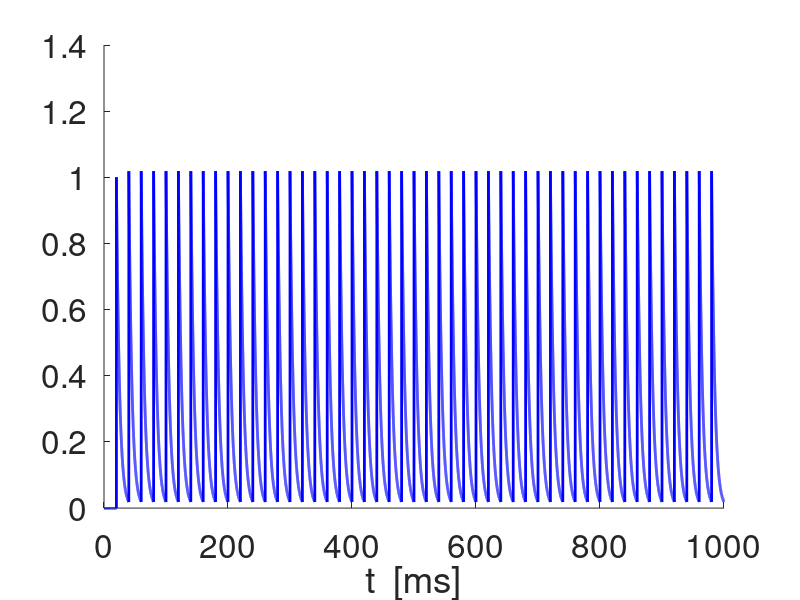
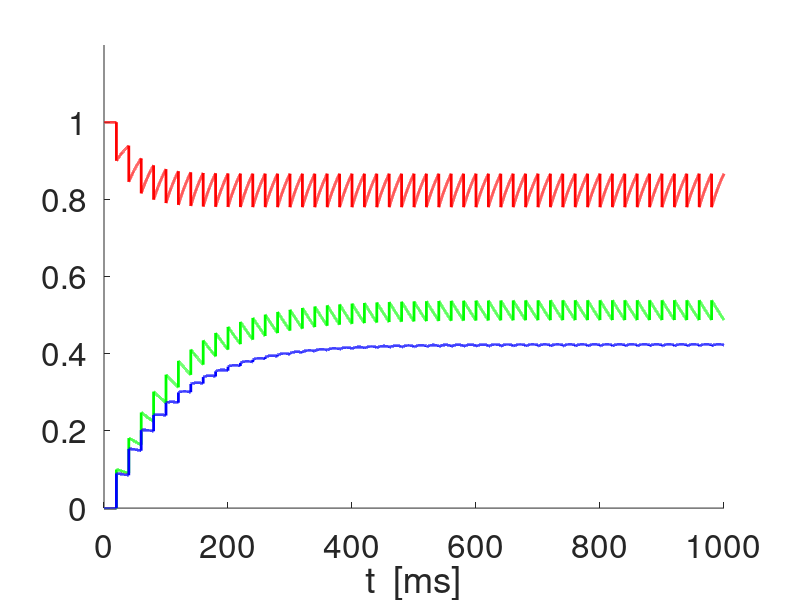
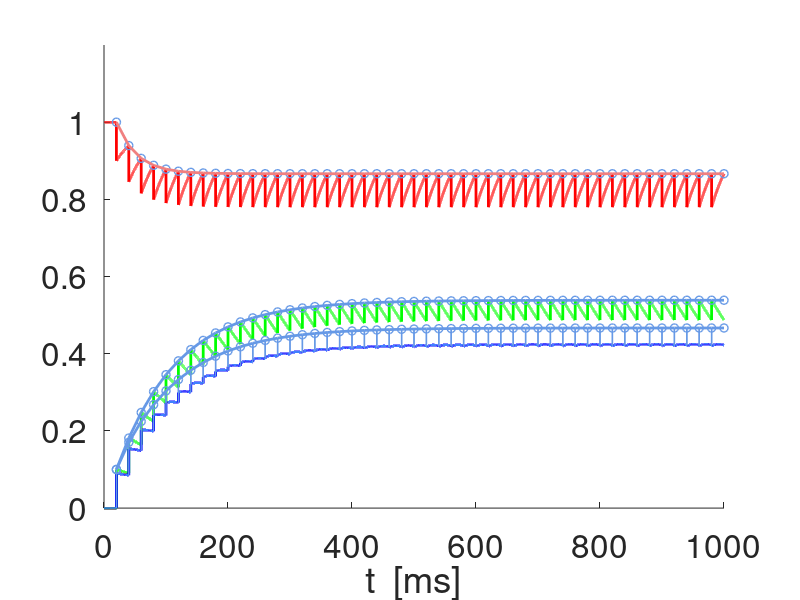
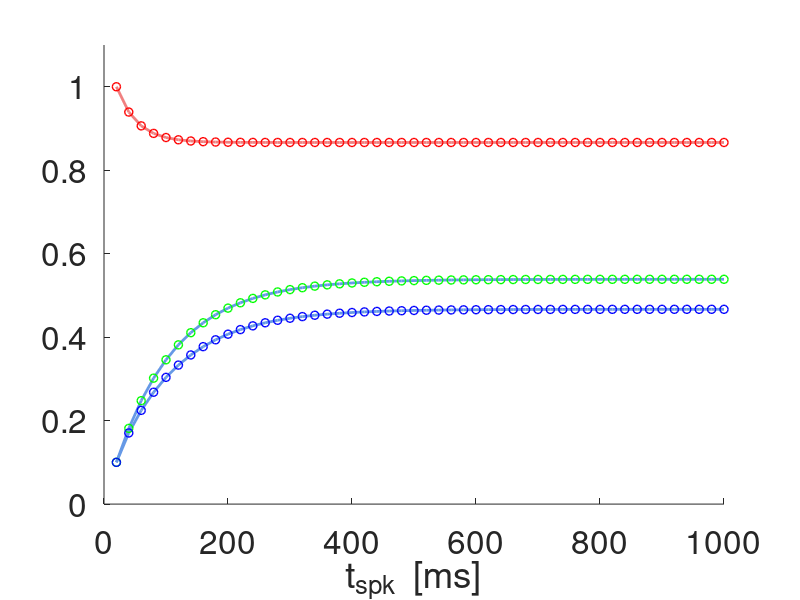

The MATLAB source for these figures, in order:
% 2020-01-08

% Synaptic depression and facilitation models 
% (Dayan & Abbott, see Ermentrout & Terman book, Chapter 7) 

clearvars;
close all;

lightblueish = [.4 .6 .9];
lightcoral = [0.94 0.5 0.5];
lightgray = [.7 .7 .7];

% Parameters

taudec = 5;
taudep = 40;
taufac = 200;
adep = 0.1;
afac = 0.1;
Xinf = 1;
Zinf = 0;

% Time definitions

Tmax = 1000;
dt = 0.01;
t = 0:dt:Tmax;

% Input spike definitions

SpkFreqin = 50;
SpkPerin = 1000/SpkFreqin;
Nspk = floor(Tmax/SpkPerin);
tspk = (1:Nspk)*SpkPerin;



% Synaptic dynamics (no short-term plasticity)

S = zeros(1,length(t));

jspk = 1;
for j=1:length(t)-1
    k1s = -S(j)/taudec;
    as = S(j)+k1s*dt;
    k2s = -as/taudec;
    S(j+1) = S(j)+(k1s+k2s)*dt/2;
    if t(j)> tspk(jspk)
        S(j+1) = S(j+1)+1;
        jspk = jspk+1;
    end
end

figure
hold on
plot(t,S,'-b','linewidth',2);
set(gca,'fontsize',24);
xlabel('t  [ms]');

% Synaptic short-term plasticity

x = zeros(1,length(t));
z = zeros(1,length(t));

x(1) = 1;
z(1) = 0;
jspk = 1;
for j=1:length(t)-1
    k1x = (Xinf-x(j))/taudep;
    k1z = (Zinf-z(j))/taufac;
    ax = x(j)+k1x*dt;
    az = z(j)+k1z*dt;
    k2x = (Xinf-ax)/taudep;
    k2z = (Zinf-az)/taufac;
    x(j+1) = x(j)+(k1x+k2x)*dt/2;
    z(j+1) = z(j)+(k1z+k2z)*dt/2;
    if t(j)>= tspk(jspk)
        x(j+1) = x(j+1)-adep*x(j);
        z(j+1) = z(j+1)+afac*(1-z(j+1));
        jspk = jspk+1;
    end
end

m(1) = 0;
for j=2:length(t)
    m(j) = x(j-1)*z(j);
end

% x-, z- and m-traces (m=DeltaS)

figure
hold on
plot(t,x,'-r','linewidth',2);
plot(t,z,'-g','linewidth',2);
plot(t,x.*z,'-b','linewidth',2);
axis([0 Tmax 0 1.2]);
set(gca,'fontsize',24);
xlabel('t  [ms]');

% x-, z- and m-traces (m=DeltaS) + peaks

figure
hold on
plot(t,x,'-r','linewidth',2);
plot(t,z,'-g','linewidth',2);
plot(t,x.*z,'-b','linewidth',2);
plot(t,m,'-','Color',lightblueish,'linewidth',1);
%plot(t,m,'-b','linewidth',2);
axis([0 Tmax 0 1.2]);
set(gca,'fontsize',24);
xlabel('t  [ms]');


% Sequence of peaks computed from the analytical solutions to the
% differential equations using the previous sequence values to generate the
% current ones (instead of the previous values in the differential
% equation discretization). 

Dtatspkin = SpkPerin;
Tspkmax = floor(Tmax/SpkPerin);
tspk = [SpkPerin:SpkPerin:Tspkmax*SpkPerin];


    
Pdep =  exp(-Dtatspkin/taudep);
Pfac =  exp(-Dtatspkin/taufac);
X = zeros(1,Tspkmax);
Z = zeros(1,Tspkmax);
Zaux = zeros(1,Tspkmax);
X(1) = 1;
Z(1) = afac;
for j=1:Tspkmax-1
    X(j+1) = Xinf+((1-adep)*X(j)-Xinf)*Pdep;       
    Z(j+1) = (1-afac)*(Zinf+(Z(j)-Zinf)*Pfac)+afac;
end
M = X.*Z;
jspk = floor(tspk/dt);
Xfp = (1-Pdep)*Xinf/(1-(1-adep)*Pdep);
Zfp = ((1-Pfac)*(1-afac)*Zinf+afac)/(1-(1-afac)*Pfac);


plot(tspk,X,'o','Color',lightblueish,'linewidth',1);
plot(tspk,Z,'o','Color',lightblueish,'linewidth',1);
plot(tspk,M,'o','Color',lightblueish,'linewidth',1);



% Approximation of the Peak sequences by the toy model functions
% F = A+(1-A)*exp(-(t-tspk(1))/sigmadep)
% G = B*(1-C*exp(-(t-tspk(1))/sigmadep)

Fcut = 0.5*(X(1)-Xfp)+Xfp;
for k=2:length(tspk)
    if X(k)<Fcut
        kaux = k;    
        break
    end
end
sgmadep = (tspk(kaux)-tspk(1))/log((1-Xfp)/(X(kaux)-Xfp));
F = Xfp+(1-Xfp)*exp(-(tspk-tspk(1))/sgmadep);
E = sum((X-F).^2);

Gcut = 0.5*(Zfp-Z(1))+Z(1);
for k=2:length(tspk)
    if Z(k)>Gcut
        kaux = k;    
        break
    end
end

C = 1-afac/Zfp;
sgmafac = (tspk(kaux)-tspk(1))/log(Zfp*C/(Zfp-Z(kaux)));
G = Zfp*(1-C*exp(-(tspk-tspk(1))/sgmafac));
E = sum((Z-G).^2);
H = F.*G;
plot(tspk,F,'-','Color',lightcoral,'linewidth',2);
plot(tspk,G,'-','Color',lightblueish,'linewidth',2);
plot(tspk,H,'-','Color',lightblueish,'linewidth',2);
Hexpanded = Zfp*(Xfp-Xfp*C*exp(-(tspk-tspk(1))/sgmafac)+(1-Xfp)*exp(-(tspk-tspk(1))/sgmadep)-(1-Xfp)*C*exp(-(tspk-tspk(1))*(1/sgmadep+1/sgmafac)));
Hcut = Zfp*(Xfp-Xfp*C*exp(-(tspk-tspk(1))/sgmafac)+(1-Xfp)*exp(-(tspk-tspk(1))/sgmadep));
%plot(tspk,Hexpanded,'-k','linewidth',1);
%plot(tspk,Hcut,'-','Color',lightgray,'linewidth',1);



figure
hold on
plot(tspk,F,'-','Color',lightcoral,'linewidth',2);
plot(tspk,G,'-','Color',lightblueish,'linewidth',2);
plot(tspk,H,'-','Color',lightblueish,'linewidth',2);
plot(tspk,X,'or','linewidth',1);
plot(tspk,Z,'og','linewidth',1);
plot(tspk,M,'ob','linewidth',1);
axis([0 Tmax 0  1.1]);
set(gca,'fontsize',24);
xlabel('t_{spk}  [ms]');

figure
hold on
plot(tspk,F,'-r','linewidth',2);
plot(tspk,G,'-g','linewidth',2);
plot(tspk,H,'-b','linewidth',2);
plot(tspk,X,'or','linewidth',1);
plot(tspk,Z,'og','linewidth',1);
plot(tspk,M,'ob','linewidth',1);
axis([0 Tmax 0  1.1]);
set(gca,'fontsize',24);
xlabel('t  [ms]');



% figure
% hold on
% % plot([1:Tspkmax],X,'or','linewidth',2);
% % plot([1:Tspkmax],Z,'og','linewidth',2);
% % plot([1:Tspkmax],M,'ob','linewidth',2);
% plot(tspk,X,'-or','linewidth',1);
% plot(tspk,Z,'-og','linewidth',1);
% plot(tspk,M,'-ob','linewidth',1);
% axis([0 Tmax 0 1.2]);
% set(gca,'fontsize',24);
% xlabel('t_{spk}  [ms]');


%%%%%%%%%%%%%%%%%%%%%%%%%%%%%%%%%%%%%%%%%%%%%%%%%%%%%%%%

TOY = 0;
if TOY == 1

    % Toy-function model

    taudep=10;
    taufac = 1;
    B = 1;
    A = 0.2;
    C = 0.8;
    alpha=10;
    Ttmax = 10;
    tt = 0:0.01:Ttmax;
    f = A+(1-A)*exp(-tt/taudep);
    g = B*(1-C*exp(-tt/taufac));
    H = f.*g;


    % Rescaled toy-function model

    A = 0.2;
    C = 0.8;
    tau = 1;
    f = A+(1-A)*exp(-tt/tau);
    g = 1-C*exp(-tt);
    H = f.*g;

    figure
    hold on
    plot(tt,f,'-r','linewidth',2);
    plot(tt,g,'-g','linewidth',2);
    plot(tt,H,'-b','Color',lightblueish,'linewidth',2)
    plot(tt,H,'-b','linewidth',2)
    axis([0 Ttmax 0 1.2]);
    set(gca,'fontsize',24);
    xlabel('t  [ms]');

end
